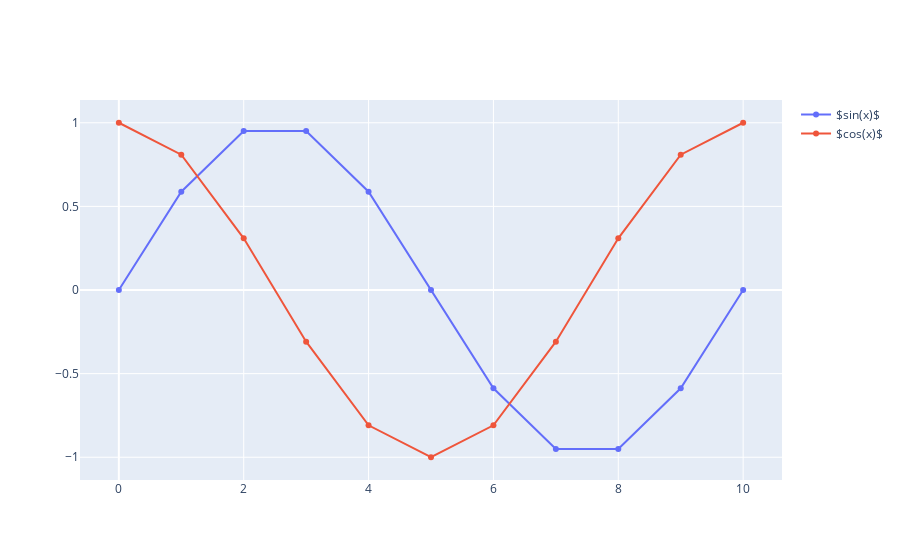

Write notebook code for a chart like this one.
### Markdown cell above
```
import plotly.graph_objects as go
fig = go.Figure()
fig.add_trace(go.Scatter(x=x,y=np.sin(c*x),name="sin(x)"))   # this sets its legend entry
fig.add_trace(go.Scatter(x=x,y=np.cos(c*x),name="cos(x)"))   # this sets its legend entry
fig.show()
```

### Code cell
import plotly.graph_objects as go
fig = go.Figure()
fig.add_trace(go.Scatter(x=x, y=np.sin(c*x), name="$sin(x)$"))   # sine
fig.add_trace(go.Scatter(x=x, y=np.cos(c*x), name="$cos(x)$"))   # cosine
fig.show()

### Figure 1 — Plotly figure (JSON) as saved in the notebook; plotly's stock layout.template omitted (floating-point values rounded to 4 significant figures)
{"data": [{"name": "$sin(x)$", "type": "scatter", "x": [0, 1, 2, 3, 4, 5, 6, 7, 8, 9, 10], "y": [0, 0.5878, 0.9511, 0.9511, 0.5878, 1.225e-16, -0.5878, -0.9511, -0.9511, -0.5878, -2.449e-16]}, {"name": "$cos(x)$", "type": "scatter", "x": [0, 1, 2, 3, 4, 5, 6, 7, 8, 9, 10], "y": [1, 0.809, 0.309, -0.309, -0.809, -1, -0.809, -0.309, 0.309, 0.809, 1]}], "layout": {}}
